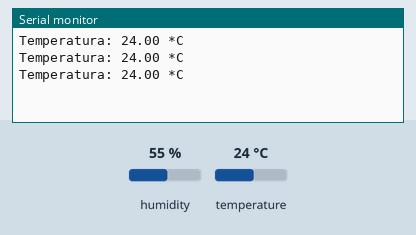
Bench run of a sketch on a simulated Arduino Uno, built with avr-gcc and run on an emulated ATmega328P. On the bench: the last lines printed to the serial monitor. The inputs (shaded band) are chosen by the test bench; at power-on: temperature 24 °C, humidity 55 %.

Above: at 2.8 s.
2.9 s: temperature set to 12 °C
At 4.4 s:
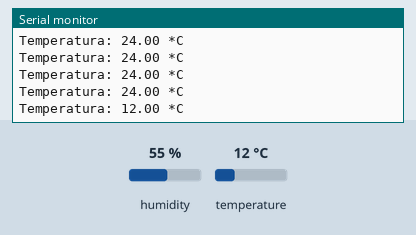
5.6 s: temperature set to 19 °C
At 7.6 s:
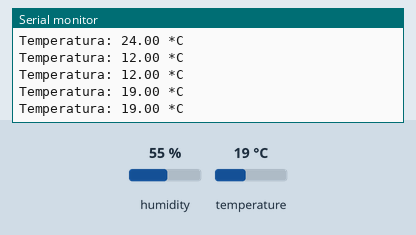
Timing chart, 0 to 9.1 s (numbered marks = the images above; inputs shaded):
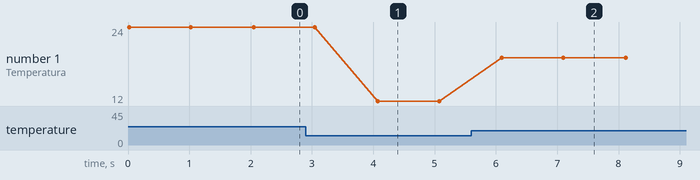

Measured:
- after the input at 2.9 s, the serial monitor: prints a new line after 1.2 s (image 1)
- after the input at 5.6 s, the serial monitor: prints a new line after 0.50 s (image 2)
- plotted number 1: 24 → 12 after the input at 2.9 s, 12 → 19 after the input at 5.6 s

The sketch:

Exemplu-DHT11_temperatura.ino
```cpp
#include <DHT.h>

#define DATA_PIN 3 //pinul la care este legat, in cazul de fata D3
#define DHT_TYPE DHT11 //tipul de modul

DHT dht(DATA_PIN, DHT_TYPE); //declarare modul

void setup() {
  Serial.begin(9600);
  dht.begin(); //initializare modul
}

void loop() {
  float temp = dht.readTemperature(); //citire temperatura
  //afisare date
  Serial.print("Temperatura: ");
  Serial.print(temp);
  Serial.println(" *C");
  delay(1000);
}
```
